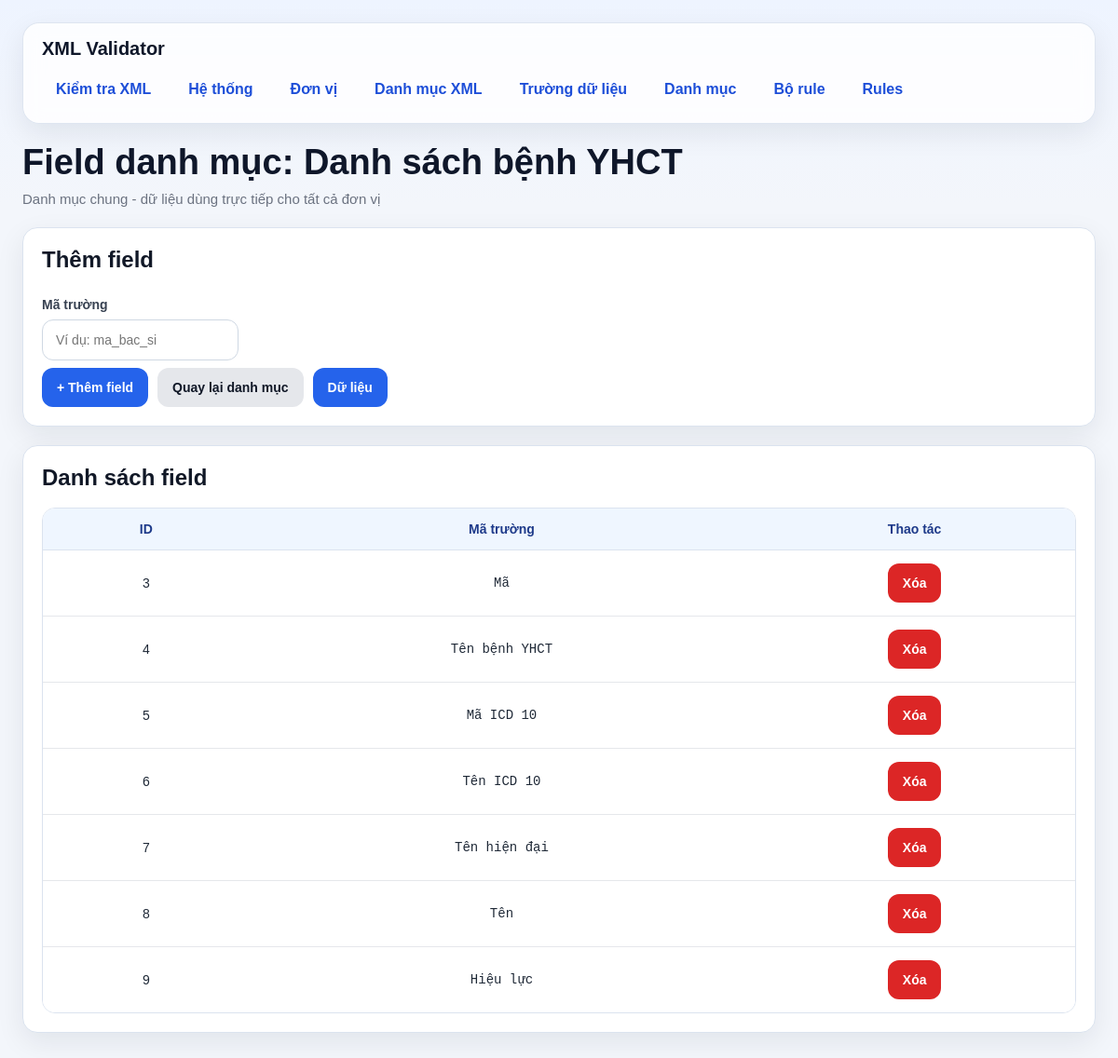
Page /categories/3/fields on the committed database.
### models/category_model.py (models this page shows, shortened)
class DanhMuc(db.Model):
    __tablename__ = "danh_muc"
    id = db.Column(db.Integer, primary_key=True)
    ten_danh_muc = db.Column(db.String(255), nullable=False)
    scope = db.Column(db.String(20), nullable=False, default="COMMON")
    fields = db.relationship(
        "DanhMucField",
        back_populates="danh_muc",
        cascade="all, delete-orphan",
        lazy="select"
    )
    datasets = db.relationship(
        "DanhMucDataset",
        back_populates="danh_muc",
        cascade="all, delete-orphan",
        lazy="select"
    )

class DanhMucField(db.Model):
    __tablename__ = "danh_muc_field"
    id = db.Column(db.Integer, primary_key=True)
    danh_muc_id = db.Column(db.Integer, db.ForeignKey("danh_muc.id"), nullable=False)
    ma_truong = db.Column(db.String(100), nullable=False)
    danh_muc = db.relationship("DanhMuc", back_populates="fields")
    __table_args__ = (
        db.UniqueConstraint("danh_muc_id", "ma_truong", name="uq_dm_field"),
    )

### routes/category_routes.py (the view, shortened to what this page needs)
@category_bp.route("/<int:category_id>/fields", methods=["GET", "POST"])
def manage_category_fields(category_id):
    item = DanhMuc.query.get_or_404(category_id)
    error = None
    fields = (
        DanhMucField.query
        .filter_by(danh_muc_id=item.id)
        .order_by(DanhMucField.id.asc())
        .all()
    )
    return render_template(
        "category_fields.html",
        item=item,
        fields=fields,
        error=error
    )

### templates/category_fields.html (shortened to what this page needs)
{% extends "base.html" %}
{% block content %}
<div class="page-header">
    <h1 class="page-title">Field danh mục: {{ item.ten_danh_muc }}</h1>
    <div class="page-subtitle">
        {% if item.scope == 'UNIT' %}
            Danh mục riêng - rule detail sẽ chọn danh mục cha này, engine tự map bộ dữ liệu theo đơn vị
        {% else %}
            Danh mục chung - dữ liệu dùng trực tiếp cho tất cả đơn vị
        {% endif %}
    </div>
</div>
<div class="card">
    <h2 class="card-title">Thêm field</h2>
    <form method="POST">
        <div class="grid">
            <div class="col-6">
                <label>Mã trường</label>
                <input type="text" name="ma_truong" placeholder="Ví dụ: ma_bac_si">
            </div>
        </div>
        <div class="actions">
            <button type="submit" class="btn btn-primary">+ Thêm field</button>
            <a href="/categories" class="btn btn-secondary">Quay lại danh mục</a>
            {% if item.scope == 'UNIT' %}
                <a href="/categories/{{ item.id }}/datasets" class="btn btn-primary">Bộ dữ liệu đơn vị</a>
            {% else %}
                <a href="/categories/{{ item.id }}/records" class="btn btn-primary">Dữ liệu</a>
            {% endif %}
        </div>
    </form>
</div>
<div class="card">
    <h2 class="card-title">Danh sách field</h2>
    {% if fields %}
    <div class="table-wrap">
        <table>
            <thead>
                <tr>
                    <th style="width:90px;">ID</th>
                    <th style="width:220px;">Mã trường</th>
                    <th style="width:140px;">Thao tác</th>
                </tr>
            </thead>
            <tbody>
                {% for f in fields %}
                <tr>
                    <td>{{ f.id }}</td>
                    <td><code>{{ f.ma_truong }}</code></td>
                    <td>
                        <form method="POST" onsubmit="return confirm('Xóa field này? Dữ liệu theo field này cũng sẽ bị xóa.');">
                            <button class="btn btn-danger" type="submit">Xóa</button>
                        </form>
                    </td>
                </tr>
                {% endfor %}
            </tbody>
        </table>
    </div>
    {% else %}
    <div class="empty-state">Danh mục này chưa có field nào.</div>
    {% endif %}
</div>
{% endblock %}

### templates/base.html (style rules this page uses)
* { box-sizing: border-box; }
:root { --bg: #f3f6fb; --card: #ffffff; --card-soft: #f8fafc; --border: #dbe3ef; --text: #1f2937; --muted: #6b7280; --primary: #2563eb; --primary-hover: #1d4ed8; --danger: #dc2626; --danger-hover: #b91c1c; --success-bg: #dcfce7; --success-text: #166534; --warning-bg: #fef3c7; --warning-text: #92400e; --error-bg: #fee2e2; --error-text: #991b1b; --shadow: 0 10px 30px rgba(15, 23, 42, 0.08); --radius: 16px; }
body { margin: 0; font-family: Arial, Helvetica, sans-serif; background: linear-gradient(180deg, #eef4ff 0%, var(--bg) 220px); color: var(--text); }
.page-header { margin-bottom: 22px; }
.page-title { margin: 0; font-size: 38px; line-height: 1.15; color: #0f172a; }
.page-subtitle { margin-top: 8px; color: var(--muted); font-size: 15px; }
.card { background: var(--card); border: 1px solid var(--border); border-radius: var(--radius); box-shadow: var(--shadow); padding: 20px; margin-bottom: 20px; }
.card-title { margin: 0 0 18px 0; font-size: 24px; font-weight: 700; color: #111827; }
.grid { display: flex; grid-template-columns: repeat(12, 1fr); gap: 16px; }
.col-6 { grid-column: span 6; }
label { display: block; font-size: 14px; font-weight: 700; margin-bottom: 8px; margin-top: 8px; color: #374151; }
input[type="text"], input[type="date"], input[type="file"], input[type="password"], input[type="number"], select, textarea { width: 100%; min-height: 44px; border: 1px solid #cfd8e3; border-radius: 12px; padding: 10px 14px; font-size: 14px; background: #fff; color: var(--text); outline: none; transition: border-color 0.2s, box-shadow 0.2s; }
.actions { display: flex; flex-wrap: wrap; gap: 10px; margin-top: 8px; }
.btn, button { border: none; min-height: 42px; padding: 10px 16px; border-radius: 12px; cursor: pointer; font-weight: 700; font-size: 14px; text-decoration: none; display: inline-flex; align-items: center; justify-content: center; transition: 0.2s ease; }
.btn-primary { background: var(--primary); color: white; }
.btn-secondary { background: #e5e7eb; color: #111827; }
.btn-danger { background: var(--danger); color: white; }
.table-wrap { overflow-x: auto; border: 1px solid var(--border); border-radius: 14px; }
table { width: 100%; border-collapse: collapse; background: white; }
th { background: #eff6ff; color: #1e3a8a; font-size: 14px; font-weight: 700; text-align: center; padding: 14px 12px; border-bottom: 1px solid var(--border); }
td { padding: 14px 12px; border-bottom: 1px solid #e5e7eb; vertical-align: middle; font-size: 14px; text-align: center; }
tbody tr:last-child td { border-bottom: none; }

### rows in the picture
DanhMuc: ten_danh_muc "Danh sách bệnh YHCT"
DanhMucField: id "3", ma_truong "Mã"
DanhMucField: id "4", ma_truong "Tên bệnh YHCT"
DanhMucField: id "5", ma_truong "Mã ICD 10"
DanhMucField: id "6", ma_truong "Tên ICD 10"
DanhMucField: id "7", ma_truong "Tên hiện đại"
DanhMucField: id "8", ma_truong "Tên"
DanhMucField: id "9", ma_truong "Hiệu lực"
